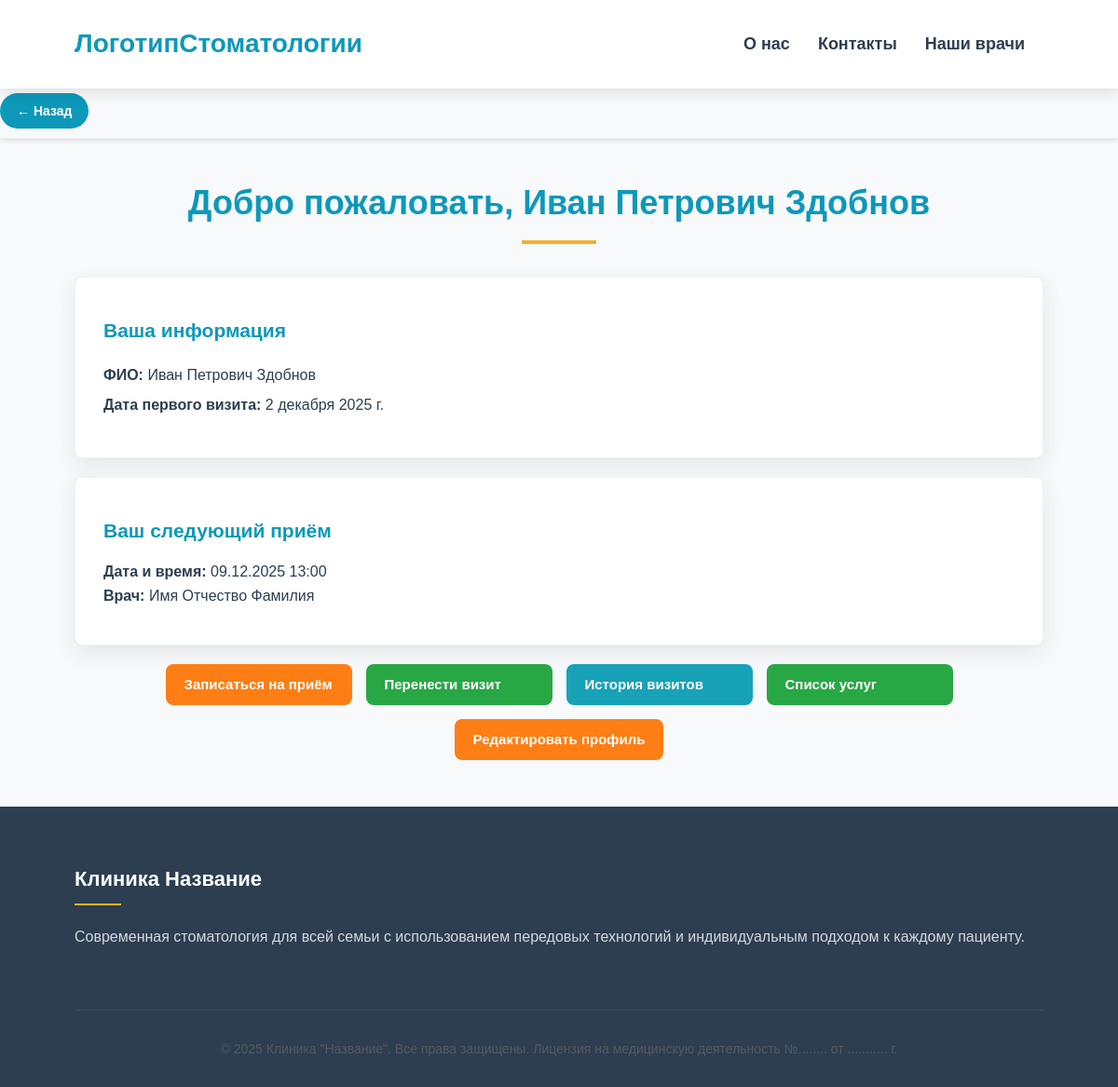
The page /patient-dashboard/ (signed in) on the database its author committed.
### clinic/models.py (models this page shows, shortened)
class Patient(models.Model):
    user = models.OneToOneField(User, on_delete=models.CASCADE)
    profile_pic = models.ImageField(upload_to='profile_pics/patient_profiles/', null=True, blank=True)
    address = models.CharField(max_length=80)
    mobile = models.CharField(max_length=20, null=False)
    assigned_dentist = models.ForeignKey(Doctor, on_delete=models.SET_NULL, null=True, blank=True)
    first_visit_date = models.DateField(auto_now_add=True)
    status = models.BooleanField(default=True)
    @property
    def get_full_name(self):
        return f"{self.user.first_name} {self.user.last_name}"

class Appointment(models.Model):
    patient = models.ForeignKey(Patient, on_delete=models.CASCADE)
    dentist = models.ForeignKey(Doctor, on_delete=models.CASCADE)
    appointment_date = models.DateTimeField(null=True)
    description = models.TextField('Жалобы', blank=True, null=True)
    status = models.BooleanField(default=True)
    is_attended = models.BooleanField('Пациент пришёл', null=True, blank=True, default=None)
    comment = models.TextField('Комментарий врача', blank=True, null=True)
    document = models.FileField('Документ', upload_to='doctor_notes/', null=True, blank=True)
    created_at = models.DateTimeField(null=True, blank=True)

class Doctor(models.Model):
    user = models.OneToOneField(User, on_delete=models.CASCADE)
    profile_pic = models.ImageField(upload_to='profile_pics/doctor_profiles/', null=True, blank=True)
    about = models.TextField(max_length=500, blank=True, verbose_name="О враче")
    department = models.CharField(max_length=100, blank=True, verbose_name="Отделение")
    address = models.CharField(max_length=40)
    mobile = models.CharField(max_length=20, null=True)
    status = models.BooleanField(default=False)
    @property
    def get_full_name(self):
        return f"{self.user.first_name} {self.user.last_name}"

### clinic/views.py (the view)
# urls.py: path('patient-dashboard/', views.patient_dashboard_view, name='patient-dashboard'),
@login_required(login_url='login')
@user_passes_test(is_patient)
def patient_dashboard_view(request):
    patient = Patient.objects.get(user_id=request.user.id)
    visitDate = patient.first_visit_date
    next_appointment = Appointment.objects.filter(
        patient=patient,
        appointment_date__gte=timezone.now(),
        status=True
    ).order_by('appointment_date').first()
    context = {
        'patient': patient,
        'visitDate': visitDate,
        'next_appointment': next_appointment,
    }
    return render(request, 'clinic/patient_dashboard.html', context)

### templates/clinic/patient_dashboard.html (shortened to what this page needs)
{% extends 'clinic/base.html' %}
{% block content %}
<section class="services" style="padding: 5rem 0; background: #f8f9fa;">
  <div class="container">
    <h2 class="section-title text-center mb-5" style="color: #0d98ba; font-family: 'Arial', sans-serif;">
      Добро пожаловать, {{ patient.get_full_name }}
    </h2>
    <div class="row mb-5" style="display: grid; grid-template-columns: 1fr; gap: 2rem;">
      <div class="service-card">
        <div class="service-header">
          <h3 class="service-title">Ваша информация</h3>
        </div>
        <div class="service-body">
          <ul style="list-style: none; padding: 0; margin: 0; line-height: 2;">
            <li><strong>ФИО:</strong> {{ patient.get_full_name }}</li>
            <li><strong>Дата первого визита:</strong> {{ visitDate }}</li>
          </ul>
        </div>
      </div>
      <div class="service-card">
        <div class="service-header">
          <h3 class="service-title">Ваш следующий приём</h3>
        </div>
        <div class="service-body">
          {% if next_appointment %}
          <p><strong>Дата и время:</strong> {{ next_appointment.appointment_date|date:"d.m.Y H:i" }}</p>
          <p><strong>Врач:</strong> {{ next_appointment.dentist.get_full_name }}</p>
          {% else %}
          <p class="text-muted">Будущие визиты не назначены.</p>
          {% endif %}
        </div>
      </div>
    </div>
    <div class="row text-center" style="display: flex; flex-wrap: wrap; gap: 1.5rem; justify-content: center; margin-top: 2rem;">
      <a href="{% url 'patient-book-appointment' %}" class="hero-btn primary" style="padding: 1rem 2rem; font-size: 1.5rem; font-weight: 600; min-width: 200px; background: #fd7e14;">
        Записаться на приём
      </a>
      {% if next_appointment %}
      <a href="{% url 'reschedule-appointment' appointment_id=next_appointment.id %}" class="hero-btn primary" style="padding: 1rem 2rem; font-size: 1.5rem; font-weight: 600; min-width: 200px; background: #28a745; color: white;">
        Перенести визит
      </a>
      {% else %}
      <button class="hero-btn primary" style="padding: 1rem 2rem; font-size: 1.5rem; font-weight: 600; min-width: 200px; background: #6c757d; color: white;" disabled>
        Перенести визит
      </button>
      {% endif %}
      <a href="{% url 'patient-view-appointment' %}" class="hero-btn primary" style="padding: 1rem 2rem; font-size: 1.5rem; font-weight: 600; min-width: 200px; background: #17a2b8; color: white;">
        История визитов
      </a>
      <a href="{% url 'service-list' %}" class="hero-btn primary" style="padding: 1rem 2rem; font-size: 1.5rem; font-weight: 600; min-width: 200px; background: #28a745; color: white;">
        Список услуг
      </a>
      <a href="{% url 'patient-edit-profile' %}" class="hero-btn primary" style="padding: 1rem 2rem; font-size: 1.5rem; font-weight: 600; min-width: 200px; background: #fd7e14; color: white;">
        Редактировать профиль
      </a>
    </div>
  </div>
</section>
{% endblock %}

### static/css/style.css (style rules this page uses)
:root { --primary: #0d98ba; --secondary: #28a89c; --accent: #f3b129; --light: #f8f9fa; --dark: #2c3e50; --transition: all 0.3s ease; --shadow: 0 5px 15px rgba(0,0,0,0.1); --shadow-sm: 0 2px 8px rgba(0,0,0,0.1); --shadow-lg: 0 10px 25px rgba(0,0,0,0.15); --radius: 8px; --radius-lg: 12px; --font-heading: 'Arial', sans-serif; --font-body: 'Arial', sans-serif; }
* { margin: 0; padding: 0; box-sizing: border-box; }
html { font-size: 62.5%; scroll-behavior: smooth; }
body { font-family: var(--font-body); font-size: 1.6rem; color: var(--dark); line-height: 1.6; background-color: #f5f7f9; opacity: 0; transition: opacity 0.8s ease; }
.container { width: 90%; max-width: 144rem; margin: 0 auto; padding: 0 2rem; }
.hero-btn { display: inline-block; color: white; padding: 1.5rem 3.5rem; border-radius: var(--radius); font-weight: 600; font-size: 1.8rem; text-decoration: none; transition: var(--transition); }
.hero-btn.primary { background: var(--accent); }
section { padding: 8rem 0; }
.section-title { text-align: center; font-size: 3.6rem; margin-bottom: 5rem; color: var(--primary); position: relative; font-family: var(--font-heading); }
.section-title::after { content: ''; position: absolute; bottom: -1.5rem; left: 50%; transform: translateX(-50%); width: 8rem; height: 0.4rem; background: var(--accent); }
.services { background: #f8f9fa; padding: 10rem 0; }
.service-card { background: white; border-radius: var(--radius); padding: 4rem 3rem; text-align: left; box-shadow: 0 8px 25px rgba(0,0,0,0.08); transition: all 0.3s ease; height: 100%; display: flex; flex-direction: column; border: 1px solid rgba(13, 152, 186, 0.1); cursor: pointer; }
.service-title { font-size: 2.1rem; font-weight: 600; color: var(--primary); margin-bottom: 1.5rem; font-family: var(--font-heading); }

### rows shown on the page
Patient: get_full_name "Иван Петрович Здобнов", first_visit_date "2 декабря 2025 г."
Appointment: appointment_date "09.12.2025 13:00", dentist.get_full_name "Имя Отчество Фамилия"

### other values the page prints
{{ year|default:2025 }} "2025"
